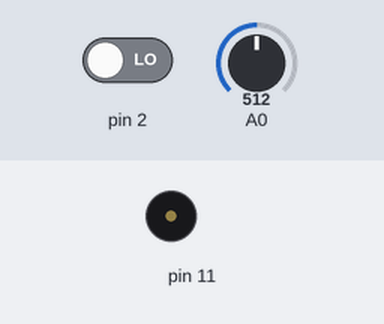
Bench run of a sketch on a simulated Arduino Uno, built with avr-gcc and run on an emulated ATmega328P. On the bench: buzzer (waves = sounding). The test bench sets the inputs (shaded band); at power-on: pin 2 LOW, A0 = 512.

Above: at 1.2 s.
1.3 s: pin 2 driven HIGH
At 1.6 s:
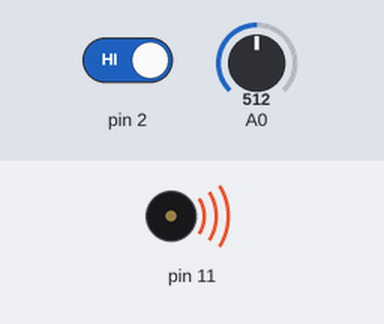
2.8 s: pin 2 driven LOW
At 3.8 s:
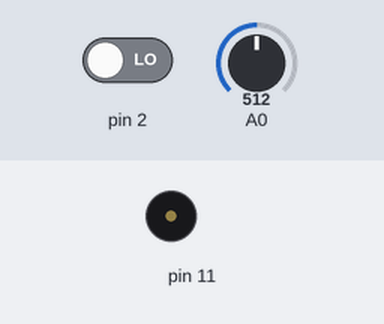
Timing chart, 0 to 5.8 s (numbered marks = the images above; inputs shaded):
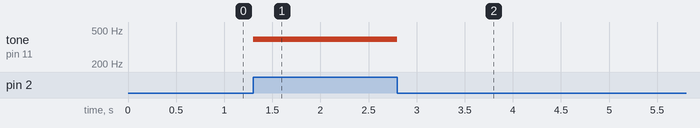

The sketch:

frequency.ino
```cpp
void setup() {
  // put your setup code here, to run once:
  Serial.begin(9600);
}
int voltage,_switch;

void loop() {
  // put your main code here, to run repeatedly:
  _switch = digitalRead(2);
  if(_switch==1){
    voltage = analogRead(A0);
    tone(11, voltage/1023.*(523-261)+261);
  }else{
    noTone(11);
  }
  delay(10);
}
```

Measured:
- after the input at 1.3 s, tone on pin 11: silent → 392 Hz at once
- after the input at 2.8 s, tone on pin 11: 392 Hz → silent at once
